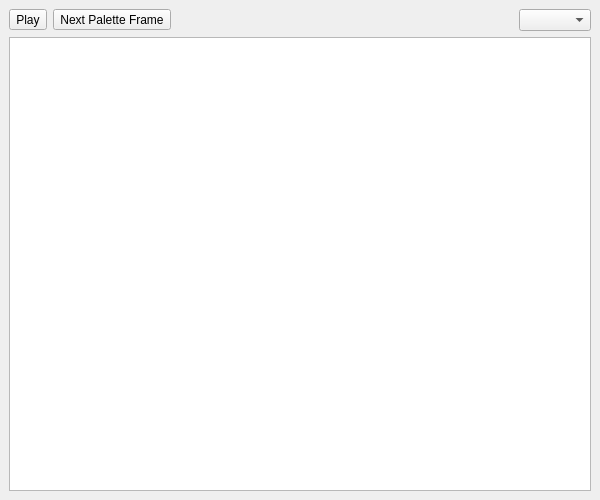
<?xml version="1.0" encoding="UTF-8"?>
<ui version="4.0">
 <class>UnTech::GuiQt::Resources::BackgroundImage::EditorWidget</class>
 <widget class="QMainWindow" name="UnTech::GuiQt::Resources::BackgroundImage::EditorWidget">
  <property name="geometry">
   <rect>
    <x>0</x>
    <y>0</y>
    <width>600</width>
    <height>500</height>
   </rect>
  </property>
  <widget class="QWidget" name="centralWidget">
   <layout class="QVBoxLayout" name="verticalLayout">
    <item>
     <layout class="QHBoxLayout" name="headerLayout">
      <item>
       <widget class="QToolButton" name="playButton">
        <property name="toolTip">
         <string>Play Animation</string>
        </property>
        <property name="text">
         <string>Play</string>
        </property>
        <property name="icon">
         <iconset resource="../../../../resources/resources.qrc">
          <normaloff>:/icons/animation-play.svg</normaloff>:/icons/animation-play.svg</iconset>
        </property>
        <property name="checkable">
         <bool>true</bool>
        </property>
       </widget>
      </item>
      <item>
       <widget class="QToolButton" name="nextButton">
        <property name="text">
         <string>Next Palette Frame</string>
        </property>
        <property name="icon">
         <iconset resource="../../../../resources/resources.qrc">
          <normaloff>:/icons/animation-step.svg</normaloff>:/icons/animation-step.svg</iconset>
        </property>
        <property name="checkable">
         <bool>false</bool>
        </property>
       </widget>
      </item>
      <item>
       <widget class="QLabel" name="animationFrameLabel">
        <property name="text">
         <string/>
        </property>
        <property name="textFormat">
         <enum>Qt::PlainText</enum>
        </property>
       </widget>
      </item>
      <item>
       <spacer name="horizontalSpacer">
        <property name="orientation">
         <enum>Qt::Horizontal</enum>
        </property>
        <property name="sizeHint" stdset="0">
         <size>
          <width>0</width>
          <height>0</height>
         </size>
        </property>
       </spacer>
      </item>
      <item>
       <widget class="QComboBox" name="region"/>
      </item>
     </layout>
    </item>
    <item>
     <widget class="ZoomableGraphicsView" name="graphicsView"/>
    </item>
   </layout>
  </widget>
 </widget>
 <customwidgets>
  <customwidget>
   <class>ZoomableGraphicsView</class>
   <extends>QGraphicsView</extends>
   <header>gui-qt/common/graphics/zoomablegraphicsview.h</header>
  </customwidget>
 </customwidgets>
 <resources>
  <include location="../../../../resources/resources.qrc"/>
 </resources>
 <connections/>
</ui>
